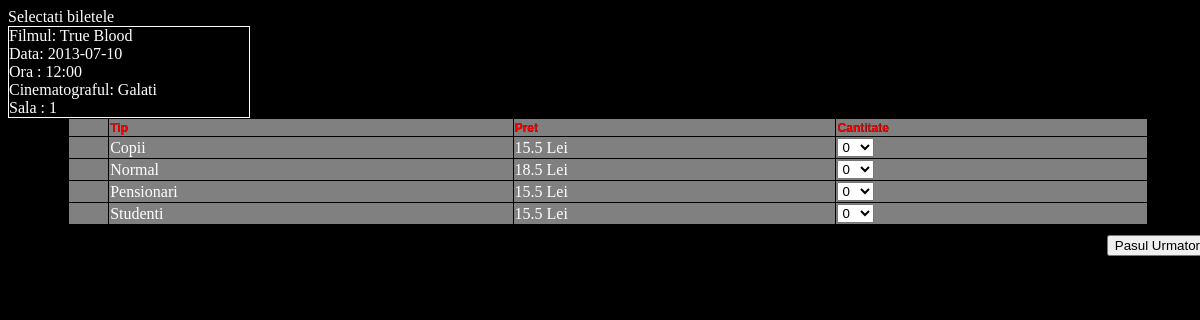
The app's page /ReservationPage.php?idProgram=1 with its own data.
### tables this page shows
CREATE TABLE `program` (
  `idProgram` int(11) NOT NULL AUTO_INCREMENT,
  `idFilm` int(11) NOT NULL,
  `idCinema` int(11) NOT NULL,
  `data` date DEFAULT NULL,
  `ora` varchar(20) DEFAULT NULL,
  `idSala` int(11) NOT NULL,
  PRIMARY KEY (`idProgram`),
  KEY `idFilm` (`idFilm`),
  KEY `idCinema` (`idCinema`),
  KEY `program_ibfk_3` (`idSala`),
  CONSTRAINT `program_ibfk_1` FOREIGN KEY (`idFilm`) REFERENCES `filme` (`idFilm`) ON DELETE CASCADE ON UPDATE CASCADE,
  CONSTRAINT `program_ibfk_2` FOREIGN KEY (`idCinema`) REFERENCES `cinema` (`idCinema`) ON DELETE CASCADE ON UPDATE CASCADE,
  CONSTRAINT `program_ibfk_3` FOREIGN KEY (`idSala`) REFERENCES `sali` (`idSala`) ON DELETE CASCADE ON UPDATE CASCADE
);

CREATE TABLE `filme` (
  `idFilm` int(11) NOT NULL AUTO_INCREMENT,
  `titlu` varchar(40) NOT NULL,
  `an` int(11) NOT NULL,
  `timp_desf` int(11) NOT NULL,
  `descriere` text NOT NULL,
  `regia` varchar(30) DEFAULT NULL,
  `imagine` varchar(50) DEFAULT NULL,
  `roluri_principale` varchar(100) DEFAULT NULL,
  `idGen` int(11) DEFAULT NULL,
  PRIMARY KEY (`idFilm`),
  KEY `idGen` (`idGen`),
  CONSTRAINT `gen_film_ibfk_1` FOREIGN KEY (`idGen`) REFERENCES `gen_film` (`id`) ON DELETE CASCADE ON UPDATE CASCADE
);

CREATE TABLE `cinema` (
  `idCinema` int(11) NOT NULL AUTO_INCREMENT,
  `nume` varchar(20) DEFAULT NULL,
  PRIMARY KEY (`idCinema`)
);

CREATE TABLE `sali` (
  `idSala` int(11) NOT NULL AUTO_INCREMENT,
  `nr_sala` int(11) NOT NULL,
  `idTip` int(11) NOT NULL,
  PRIMARY KEY (`idSala`),
  KEY `idTip` (`idTip`),
  CONSTRAINT `sali_ibfk_1` FOREIGN KEY (`idTip`) REFERENCES `tip_sala` (`id`) ON DELETE CASCADE ON UPDATE CASCADE
);

CREATE TABLE `reduceri` (
  `idReducere` int(11) NOT NULL AUTO_INCREMENT,
  `tip` varchar(55) NOT NULL,
  `pret` double DEFAULT NULL,
  PRIMARY KEY (`idReducere`)
);

### ReservationPage.php (the view, shortened to what this page needs)
<?php
    $query = "SELECT tip, pret FROM reduceri order by tip";
    $rez = mysql_query($query);
    $rezervare = detalii_rezervare();
	function detalii_rezervare(){
		$idProgram=$_GET['idProgram'];
		$query="select
		            f.titlu, p.data, p.ora, c.nume, s.nr_sala
                from program p, filme f, cinema c, sali s
                where p.idFilm=f.idFilm
                and c.idCinema=p.idCinema
                and p.idSala=s.idSala
                and p.idProgram='$idProgram'";
		$result=mysql_query($query);
        $row = mysql_fetch_object($result);
        $rezervare = new Rezervare();
        $rezervare->idProgram = $idProgram;
        $rezervare->film = $row->titlu;
        $rezervare->cinema = $row->nume;
        $rezervare->data = $row->data;
        $rezervare->ora=$row->ora;
        $rezervare->sala=$row->nr_sala;
        return $rezervare;
    }
?>
<html>
<head>
<link href="reservation.css" rel="stylesheet" type="text/css"/>
</head>
<body>
	<div id="content">
	<table cellspacing="0" cellpadding="0" style="width:100%; border-width:0px;">
			<tr>
				<td>
					<p>
						<table width="100%" cellspacing="0" cellpadding="0" border="0">
							<tbody>
								<tr>
									<td align="left">
									<span >Selectati biletele</span>
									</td>
								</tr>
								<tr>
									<td align="left">
										<div id="results">
                                           <span>Filmul: <?= $rezervare->film;?></span><br/>
                                            <span> Data: <?= $rezervare->data;?></span></br>
                                            <span>Ora : <?= $rezervare->ora;?></span></br>
                                            <span>Cinematograful: <?= $rezervare->cinema;?></span></br>
                                            <span>Sala : <?= $rezervare->sala ?></span>
										</div>
									</td>
								</tr>
							</tbody>
						</table>
					</p>
				</td>
			</tr>
			<tr>
				<td align="left">
				<p>
					<table style="width:90%; border: 1px solid black; border-collapse:collapse; background-color:gray; color:white; margin:0 auto;"  >
							<tr style=" font-size: 12px; text-shadow: 0.01em 0.01em 0.01em #000000;">
								<th style="border: 1px solid black;">
								</th>
								<th style=" border: 1px solid black;color: red;font-family: Verdana,Arial,Helvetica,sans-serif;text-shadow: 0.01em 0.01em 0.01em #000000;text-align:left;" >
									Tip
								</th>
								<th style=" border: 1px solid black;color: red;font-family: Verdana,Arial,Helvetica,sans-serif;text-shadow: 0.01em 0.01em 0.01em #000000;text-align:left;" >
									Pret
								</th>
								<th style=" border: 1px solid black;color: red;font-family: Verdana,Arial,Helvetica,sans-serif;text-shadow: 0.01em 0.01em 0.01em #000000;text-align:left;" >
									Cantitate
						   		</th>
				            </tr>
                            <?php while($row = mysql_fetch_array($rez)) :?>
							<tr>
								<td style="border: 1px solid black;">&nbsp;</td>
								<td id="tip1" style="border: 1px solid black;">
								<span ><?= $row['tip'] ?></span>
								</td>
								<td id="pret1" style="border: 1px solid black;">
								<span ><?= $row['pret']?> Lei</span>
								</td>
								<td style="border: 1px solid black;">
								<select id="redurecere_1"  class="numbers">
                                        <option value="0">0</option>
								</select>
								</td>
							</tr>
                            <?php endwhile; ?>
					</table>
					</p>
				</td>
			</tr>
			<tr >
				<td align="right" style="padding-top:10px;">
					<input type="submit" id="next" value="Pasul Urmator"/>
				</td>
			</tr>
	</table>
	</div>
</body>
</html>

### reservation.css (style rules this page uses)
body { background-color: black; width: 100%; color: white; }
#results { background-color: black; border: 1px solid white; width: 20%; margin: 0; }

### records on screen
program: idFilm.titlu "True Blood", data "2013-07-10", ora "12:00", idCinema.nume "Galati", idSala.nr_sala "1"
reduceri: tip "Copii", pret "15.5"
reduceri: tip "Normal", pret "18.5"
reduceri: tip "Pensionari", pret "15.5"
reduceri: tip "Studenti", pret "15.5"
